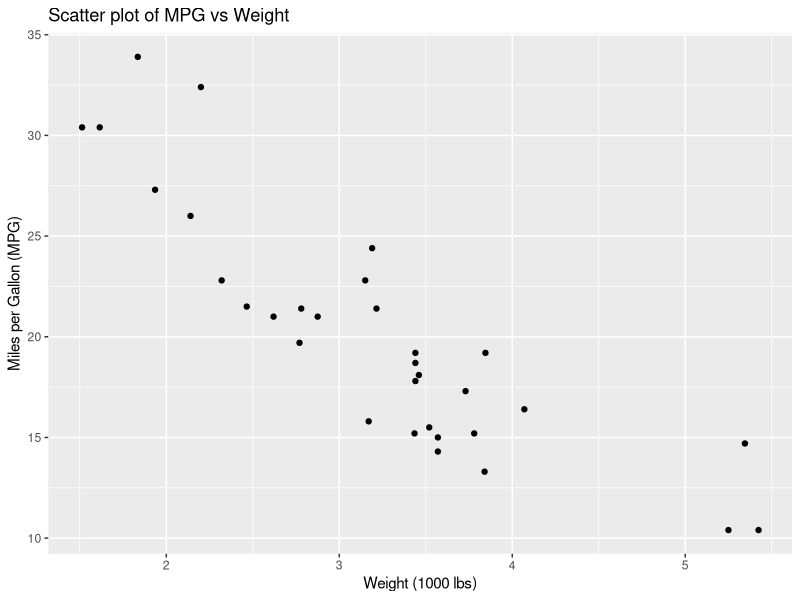

This figure's R source:
## ---- chunk 1
library(ggplot2)
library(dplyr)
# plot a simple scatter plot
data(mtcars)
ggplot(mtcars, aes(x = wt, y = mpg)) +
  geom_point() +
  labs(title = "Scatter plot of MPG vs Weight",
       x = "Weight (1000 lbs)",
       y = "Miles per Gallon (MPG)")

